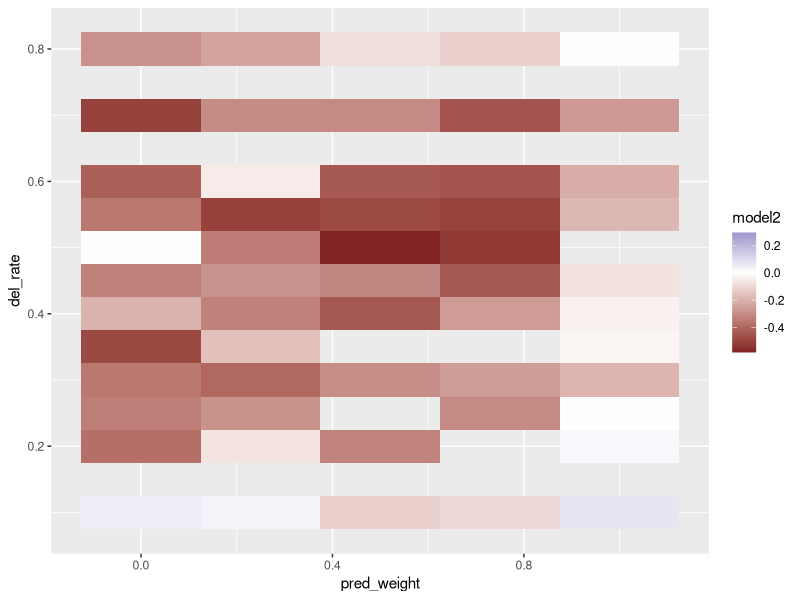

Generate this figure with R: (Note: this script raises an error after producing the figure.)
library(dplyr)
library(tidyr)
library(ggplot2)


data = read.csv("results.tsv", sep="\t")



plot = ggplot(data=data, aes(x=pred_weight, y=del_rate)) + geom_tile(aes(fill=model2))
plot = plot +  scale_fill_gradient2()
ggsave(plot, file="model2.pdf")


plot = ggplot(data=data, aes(x=pred_weight, y=del_rate)) + geom_tile(aes(fill=model1))
plot = plot +  scale_fill_gradient2()
ggsave(plot, file="model1.pdf")


